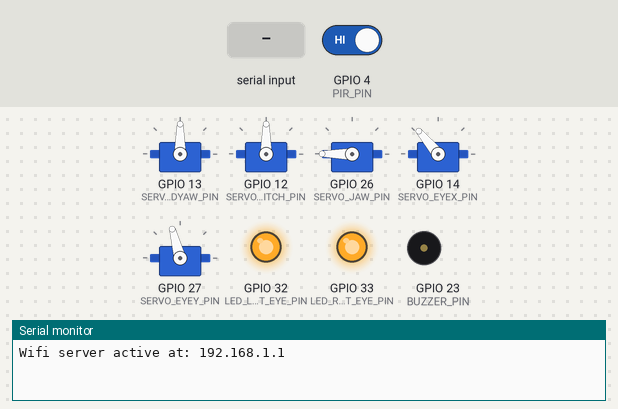
Bench run of a sketch on a simulated ESP32. Shown: 5 × servo, output pins drawn as LEDs (lit = HIGH), buzzer (waves = sounding, pin HIGH), the last lines printed to the serial monitor. Inputs (shaded band) come from the test bench; at power-on: GPIO 4 (PIR_PIN) HIGH. Random numbers use the default seed unless the sketch sets one.

Above: at 4.7 s.
4.8 s: "GET,1\n" received over Serial
At 14.4 s:
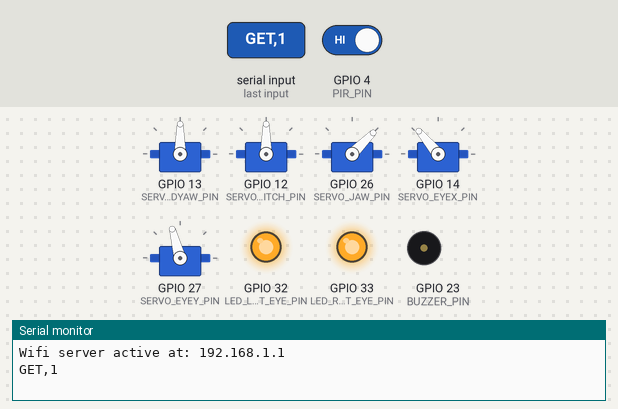
14.5 s: "GET\n" received over Serial
21.2 s: "?\n" received over Serial
At 42.3 s:
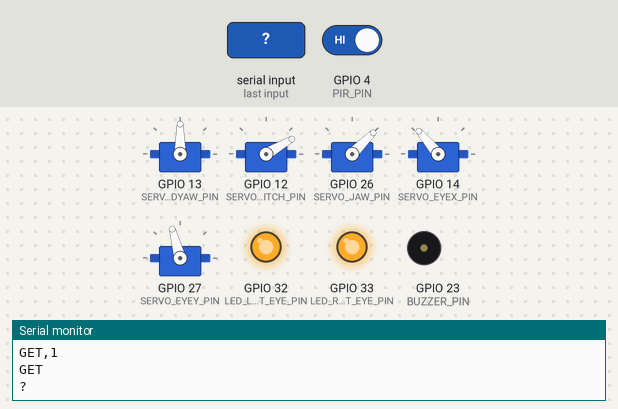
Timing chart, 0 to 47.5 s (numbered marks = the images above; inputs shaded):
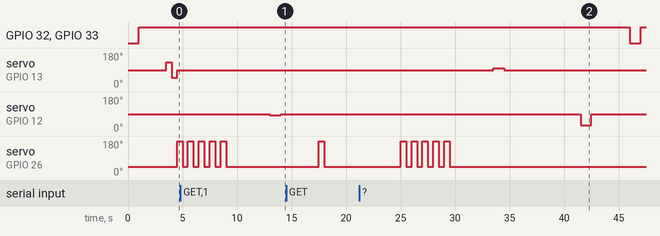

The sketch:

InMoovDemoESP32-WIFI.ino
```cpp
#include <ESP32Servo.h>
#include <WiFi.h>
#include <WiFiClient.h>
#include <WiFiServer.h>

// Servo commands
#define CMDS_HEADYAW 1
#define CMDS_HEADPITCH 2
#define CMDS_JAW 3
#define CMDS_EYEX 4
#define CMDS_EYEY 5
#define CMDS_EYE_LEFT 6
#define CMDS_EYE_RIGHT 7
#define CMDS_ALL_NEUTRAL 90
// Animations
#define CMDA_EYE_BLINK 100
#define CMDA_JAW_OPEN_CLOSE 110
#define CMDA_JAW_TALK 111
#define CMDA_HEAD_YES 120
#define CMDA_HEAD_NO 121
#define CMDA_AUDIO_RND 180
// System
#define CMDS_DEMO_MODE 200
#define CMDS_DEMO_MODE_TIMING 201

// Config
#define SERVO_COUNT 5
#define SERVO_MIN_MS 1000
#define SERVO_MAX_MS 2000
#define HEADYAW_IDX 0
#define HEADPITCH_IDX 1
#define JAW_IDX 2
#define EYEX_IDX 3
#define EYEY_IDX 4

// Pins
#define US_LEFT_TRIGGER_PIN 5
#define US_LEFT_ECHO_PIN 18
#define US_RIGHT_TRIGGER_PIN 17
#define US_RIGHT_ECHO_PIN 16
#define PIR_PIN 4
#define SERVO_HEADYAW_PIN 13
#define SERVO_HEADPITCH_PIN 12
#define SERVO_JAW_PIN 26
#define SERVO_EYEX_PIN 14
#define SERVO_EYEY_PIN 27
#define LED_LEFT_EYE_PIN 32
#define LED_RIGHT_EYE_PIN 33
#define BUZZER_PIN 23

// Neutral
#define NEUTRAL_HEADYAW 90
#define NEUTRAL_HEADPITCH 90
#define NEUTRAL_EYEX 130
#define NEUTRAL_EYEY 105
#define NEUTRAL_JAW 45

// Audio
#define NOTE_HIGH 100 // Fréquence pour un son grave
#define NOTE_LOW 1000

// Servo
Servo *servos[SERVO_COUNT];
const int servoPins[SERVO_COUNT] { SERVO_HEADYAW_PIN, SERVO_HEADPITCH_PIN, SERVO_JAW_PIN, SERVO_EYEX_PIN, SERVO_EYEY_PIN };
// States
int previousPIR;
bool demoModeOn = true;
int demoModeTiming = 3500;
// Wifi
WiFiServer server(80);
IPAddress local_IP(192, 168, 1, 1);
IPAddress gateway(192, 168, 1, 1);
IPAddress subnet(255, 255, 255, 0);
IPAddress primaryDNS(8, 8, 8, 8);
IPAddress secondaryDNS(8, 8, 4, 4);

long ReadUltrasonicDistance(int trigPin, int echoPin) {
  digitalWrite(trigPin, LOW);
  delayMicroseconds(2);
  digitalWrite(trigPin, HIGH);
  delayMicroseconds(10);
  digitalWrite(trigPin, LOW);
  return pulseIn(echoPin, HIGH) / 58.2;
}

int ReadPIR() {
  return digitalRead(PIR_PIN);
}

void MoveServo(Servo *servo, int pin, int position) {
  if (position < 0) {
    position = 0;
  } else if (position > 180) {
    position = 180;
  }

  if (!servo->attached()) {
    servo->attach(pin, SERVO_MIN_MS, SERVO_MAX_MS);
  }

  servo->write(position);
}

void ResetServosToNeutral() {
  MoveServo(servos[HEADYAW_IDX], SERVO_HEADYAW_PIN, NEUTRAL_HEADYAW);
  delay(500);
  servos[HEADYAW_IDX]->detach();

  MoveServo(servos[HEADPITCH_IDX], SERVO_HEADPITCH_PIN, NEUTRAL_HEADPITCH);
  delay(500);
  servos[HEADPITCH_IDX]->detach();

  MoveServo(servos[JAW_IDX], SERVO_JAW_PIN, NEUTRAL_JAW);
  delay(500);
  servos[JAW_IDX]->detach();

  MoveServo(servos[EYEX_IDX], SERVO_EYEX_PIN, NEUTRAL_EYEX);
  delay(500);
  servos[EYEX_IDX]->detach();

  MoveServo(servos[EYEY_IDX], SERVO_EYEY_PIN, NEUTRAL_EYEY);
  delay(500);
  servos[EYEY_IDX]->detach();
}

void AnimBlinkEyes() {
  digitalWrite(LED_LEFT_EYE_PIN, LOW);
  digitalWrite(LED_RIGHT_EYE_PIN, LOW);
  delay(1000);
  digitalWrite(LED_LEFT_EYE_PIN, HIGH);
  digitalWrite(LED_RIGHT_EYE_PIN, HIGH);
}

void AnimJawOpenClose() {
  MoveServo(servos[JAW_IDX], SERVO_JAW_PIN, 180);
  delay(500);
  MoveServo(servos[JAW_IDX], SERVO_JAW_PIN, NEUTRAL_JAW);
}

void AnimJawTalk() {
  for (int i = 0; i < 5; i++) {
    MoveServo(servos[JAW_IDX], SERVO_JAW_PIN, 180);
    delay(500);
    MoveServo(servos[JAW_IDX], SERVO_JAW_PIN, NEUTRAL_JAW);
    delay(500);
  }
}

void AnimHeadYes() {
  MoveServo(servos[HEADPITCH_IDX], SERVO_HEADPITCH_PIN, NEUTRAL_HEADPITCH + 10);
  delay(500);
  MoveServo(servos[HEADPITCH_IDX], SERVO_HEADPITCH_PIN, 0);
  delay(500);
  MoveServo(servos[HEADPITCH_IDX], SERVO_HEADPITCH_PIN, NEUTRAL_HEADPITCH);
}

void AnimHeadNo() {
  MoveServo(servos[HEADYAW_IDX], SERVO_HEADYAW_PIN, NEUTRAL_HEADYAW + 40);
  delay(500);
  MoveServo(servos[HEADYAW_IDX], SERVO_HEADYAW_PIN, NEUTRAL_HEADYAW - 40);
  delay(500);
  MoveServo(servos[HEADYAW_IDX], SERVO_HEADYAW_PIN, NEUTRAL_HEADYAW);
}

void MoveServoThenNeutral(Servo *servo, int pin, int position, int neutral,
                          int wait) {
  MoveServo(servo, pin, position);
  delay(wait);
  MoveServo(servo, pin, neutral);
}

void PlayRandomSound() {
  for (int i = 0; i < 4; i++) {
    int note = random(2) == 0 ? NOTE_HIGH : NOTE_LOW;
    int duration = random(100, 500);

    tone(BUZZER_PIN, note, duration);
    delay(duration);
    noTone(BUZZER_PIN);
  }
}

void DemoMode() {
  /*int pir = ReadPIR();
  Serial.printf("PIR: %d\n", pir);

  if (pir != previousPIR) {
    if (pir) {
      AnimBlinkEyes();
    }

    previousPIR = pir;
  }

  long leftUS = ReadUltrasonicDistance(leftUSTriggerPin, leftUSEchoPin);
  Serial.printf("Left Ultrasonic Sensor: %ld\n", leftUS);
  long rightUS = ReadUltrasonicDistance(rightUSTriggerPin, rightUSEchoPin);
  Serial.printf("Right Ultrasonic Sensor: %ld\n", rightUS);*/

  int action = random(0, 12);
  switch (action) {
    case 0:
      MoveServoThenNeutral(servos[HEADYAW_IDX], SERVO_HEADYAW_PIN,
                           random(NEUTRAL_HEADYAW - 30, NEUTRAL_HEADYAW + 30),
                           NEUTRAL_HEADYAW, 1000);
      break;
    case 1:
      MoveServoThenNeutral(servos[HEADPITCH_IDX], SERVO_HEADPITCH_PIN,
                           random(30, NEUTRAL_HEADPITCH), NEUTRAL_HEADPITCH,
                           1000);
      break;
    case 2:
      AnimJawOpenClose();
      break;
    case 3:
      MoveServoThenNeutral(servos[EYEX_IDX], SERVO_EYEX_PIN,
                           random(NEUTRAL_EYEX - 60, NEUTRAL_EYEX + 60),
                           NEUTRAL_EYEX, 1000);
      break;
    case 4:
      MoveServoThenNeutral(servos[EYEY_IDX], SERVO_EYEY_PIN,
                           random(NEUTRAL_EYEX - 60, NEUTRAL_EYEX + 60),
                           NEUTRAL_EYEY, 1000);
      break;
    case 5:
      AnimBlinkEyes();
      break;
    case 6:
      AnimHeadYes();
      break;
    case 7:
      AnimHeadNo();
    case 8:
      AnimJawTalk();
      break;
    case 9:
      PlayRandomSound();
      break;
  }

  delay(demoModeTiming);

  for (int i = 0; i < SERVO_COUNT; i++) {
    servos[i]->detach();
  }
}

void ParseExternalCommands(String inputString) {
  Serial.println(inputString);

  int separatorIndex = inputString.indexOf('=');
  String command = inputString.substring(0, separatorIndex);
  String commandValue = inputString.substring(separatorIndex + 1);
  int commandInt = command.toInt();
  int commandValueInt = commandValue.toInt();

  if (commandInt == CMDS_DEMO_MODE) {
    demoModeOn = commandValueInt == 1;
  } else if (commandInt == CMDS_DEMO_MODE_TIMING) {
    demoModeTiming = commandValueInt;
  }

  if (demoModeOn) {
    return;
  }

  switch (commandInt) {
    case CMDS_HEADYAW:
      MoveServo(servos[HEADYAW_IDX], SERVO_HEADYAW_PIN, commandValueInt);
      break;
    case CMDS_HEADPITCH:
      MoveServo(servos[HEADPITCH_IDX], SERVO_HEADPITCH_PIN, commandValueInt);
      break;
    case CMDS_JAW:
      MoveServo(servos[JAW_IDX], SERVO_JAW_PIN, commandValueInt);
      break;
    case CMDS_EYEX:
      MoveServo(servos[EYEX_IDX], SERVO_EYEX_PIN, commandValueInt);
      break;
    case CMDS_EYEY:
      MoveServo(servos[EYEY_IDX], SERVO_EYEY_PIN, commandValueInt);
      break;
    case CMDS_EYE_LEFT:
      digitalWrite(LED_LEFT_EYE_PIN, commandValueInt == 1 ? HIGH : LOW);
      break;
    case CMDS_EYE_RIGHT:
      digitalWrite(LED_RIGHT_EYE_PIN, commandValueInt == 1 ? HIGH : LOW);
      break;
    case CMDS_ALL_NEUTRAL:
      ResetServosToNeutral();
      break;
    // Animations
    case CMDA_EYE_BLINK:
      AnimBlinkEyes();
      break;
    case CMDA_JAW_OPEN_CLOSE:
      AnimJawOpenClose();
      break;
    case CMDA_HEAD_YES:
      AnimHeadYes();
      break;
    case CMDA_HEAD_NO:
      AnimHeadNo();
      break;
    case CMDA_AUDIO_RND:
      PlayRandomSound();
      break;
  }
}

void SetupWifi() {
  WiFi.softAPConfig(local_IP, gateway, subnet);
  WiFi.softAP("InMoovSharp-WIFI", "inmoovsharp");

  server.begin();
  Serial.print("Wifi server active at: ");
  Serial.println(WiFi.softAPIP());
}

void FetchDataESPWifi() {
  WiFiClient client = server.available();

  if (!client) {  // Si aucun client n'est connecté, sortir immédiatement
    return;
  }

  boolean currentLineIsBlank = true;
  String currentLine = "";
  char c;
  while (client.connected()) {
    if (!client.available()) {
      continue;
    }

    c = client.read();

    if (c == '\n') {
      if (currentLine.length() == 0) {
        client.println("HTTP/1.1 200 OK");
        client.println("Content-type:text/html");
        client.println();
        client.print("ok");
        client.println();
        break;
      } else {
        currentLine = "";
      }
    } else if (c != '\r') {
      currentLine += c;
    }

    int indexOfGet = currentLine.indexOf("GET");
    int questionMarkIndex = currentLine.indexOf("?");
    int equalsIndex = currentLine.indexOf("=");

    if (indexOfGet > -1 && questionMarkIndex > -1 && equalsIndex > -1 && currentLine.endsWith(" ")) {
      String paramPair = currentLine.substring(questionMarkIndex + 1);
      ParseExternalCommands(paramPair);
    }
  }
}

void setup() {
  Serial.begin(115200);

  SetupWifi();

  for (int i = 0; i < SERVO_COUNT; i++) {
    servos[i] = new Servo();
    servos[i]->setPeriodHertz(50);
  }

  pinMode(LED_LEFT_EYE_PIN, OUTPUT);
  pinMode(LED_RIGHT_EYE_PIN, OUTPUT);
  pinMode(US_LEFT_TRIGGER_PIN, OUTPUT);
  pinMode(US_LEFT_ECHO_PIN, INPUT);
  pinMode(US_RIGHT_TRIGGER_PIN, OUTPUT);
  pinMode(US_RIGHT_ECHO_PIN, INPUT);
  pinMode(PIR_PIN, INPUT);
  pinMode(BUZZER_PIN, OUTPUT);

  AnimBlinkEyes();

  ResetServosToNeutral();

  previousPIR = ReadPIR();
}

void loop() {
  if (Serial.available()) {
    String inputString = Serial.readStringUntil('\n');
    ParseExternalCommands(inputString);
  }

  FetchDataESPWifi();

  if (demoModeOn) {
    DemoMode();
  }
}
```
